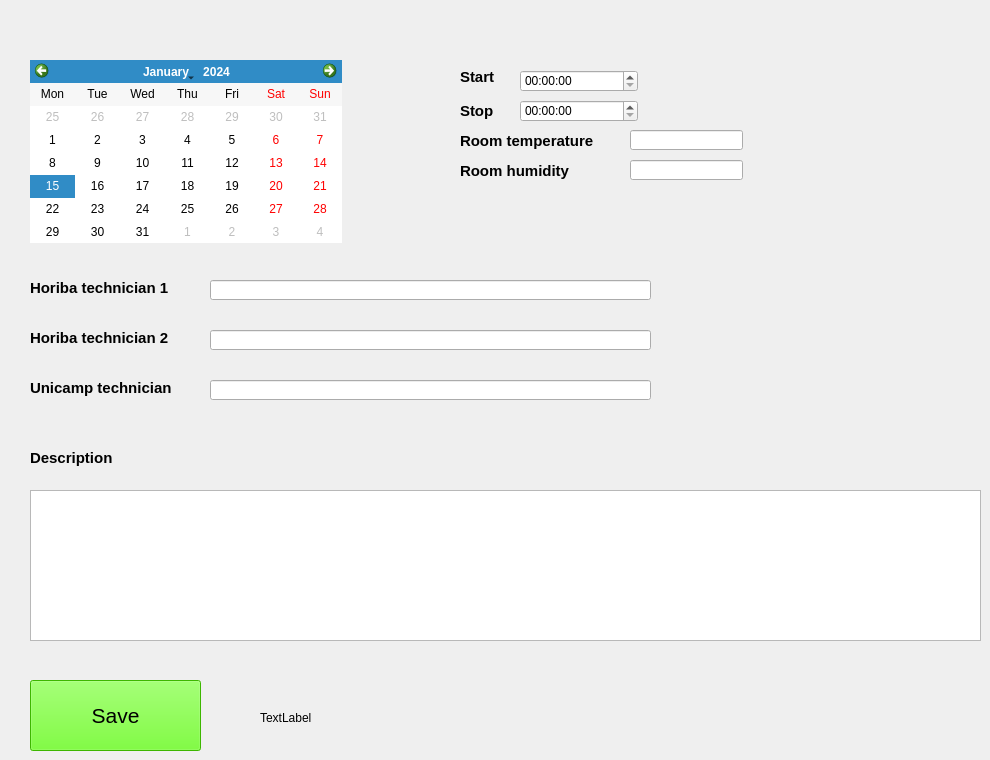
     <widget class="QWidget" name="tab_4">
      <attribute name="title">
       <string>Maintenance</string>
      </attribute>
      <widget class="QLineEdit" name="tech_horiba2_lineEdit">
       <property name="geometry">
        <rect>
         <x>210</x>
         <y>330</y>
         <width>441</width>
         <height>20</height>
        </rect>
       </property>
      </widget>
      <widget class="QLineEdit" name="tech_horiba1_lineEdit">
       <property name="geometry">
        <rect>
         <x>210</x>
         <y>280</y>
         <width>441</width>
         <height>20</height>
        </rect>
       </property>
      </widget>
      <widget class="QLineEdit" name="maint_temp_lineEdit">
       <property name="geometry">
        <rect>
         <x>630</x>
         <y>130</y>
         <width>113</width>
         <height>20</height>
        </rect>
       </property>
      </widget>
      <widget class="QLabel" name="label_39">
       <property name="geometry">
        <rect>
         <x>30</x>
         <y>380</y>
         <width>151</width>
         <height>16</height>
        </rect>
       </property>
       <property name="font">
        <font>
         <pointsize>11</pointsize>
         <weight>75</weight>
         <bold>true</bold>
        </font>
       </property>
       <property name="text">
        <string>Unicamp technician</string>
       </property>
      </widget>
      <widget class="QLabel" name="label_42">
       <property name="geometry">
        <rect>
         <x>30</x>
         <y>280</y>
         <width>151</width>
         <height>16</height>
        </rect>
       </property>
       <property name="font">
        <font>
         <pointsize>11</pointsize>
         <weight>75</weight>
         <bold>true</bold>
        </font>
       </property>
       <property name="text">
        <string>Horiba technician 1</string>
       </property>
      </widget>
      <widget class="QPlainTextEdit" name="maint_description_plainTextEdit">
       <property name="geometry">
        <rect>
         <x>30</x>
         <y>490</y>
         <width>951</width>
         <height>151</height>
        </rect>
       </property>
      </widget>
      <widget class="QLabel" name="maint_save_label">
       <property name="geometry">
        <rect>
         <x>260</x>
         <y>710</y>
         <width>281</width>
         <height>16</height>
        </rect>
       </property>
       <property name="text">
        <string>TextLabel</string>
       </property>
      </widget>
      <widget class="QTimeEdit" name="stp_maint_timeEdit">
       <property name="geometry">
        <rect>
         <x>520</x>
         <y>100</y>
         <width>118</width>
         <height>22</height>
        </rect>
       </property>
      </widget>
      <widget class="QLineEdit" name="maint_hum_lineEdit">
       <property name="geometry">
        <rect>
         <x>630</x>
         <y>160</y>
         <width>113</width>
         <height>20</height>
        </rect>
       </property>
      </widget>
      <widget class="QLabel" name="label_38">
       <property name="geometry">
        <rect>
         <x>460</x>
         <y>160</y>
         <width>151</width>
         <height>21</height>
        </rect>
       </property>
       <property name="font">
        <font>
         <pointsize>11</pointsize>
         <weight>75</weight>
         <bold>true</bold>
        </font>
       </property>
       <property name="text">
        <string>Room humidity</string>
       </property>
      </widget>
      <widget class="QLabel" name="label_37">
       <property name="geometry">
        <rect>
         <x>460</x>
         <y>130</y>
         <width>151</width>
         <height>21</height>
        </rect>
       </property>
       <property name="font">
        <font>
         <pointsize>11</pointsize>
         <weight>75</weight>
         <bold>true</bold>
        </font>
       </property>
       <property name="text">
        <string>Room temperature</string>
       </property>
      </widget>
      <widget class="QLabel" name="label_41">
       <property name="geometry">
        <rect>
         <x>30</x>
         <y>330</y>
         <width>151</width>
         <height>16</height>
        </rect>
       </property>
       <property name="font">
        <font>
         <pointsize>11</pointsize>
         <weight>75</weight>
         <bold>true</bold>
        </font>
       </property>
       <property name="text">
        <string>Horiba technician 2</string>
       </property>
      </widget>
      <widget class="QTimeEdit" name="strt_maint_timeEdit">
       <property name="geometry">
        <rect>
         <x>520</x>
         <y>70</y>
         <width>118</width>
         <height>22</height>
        </rect>
       </property>
      </widget>
      <widget class="QLabel" name="label_40">
       <property name="geometry">
        <rect>
         <x>460</x>
         <y>70</y>
         <width>47</width>
         <height>13</height>
        </rect>
       </property>
       <property name="font">
        <font>
         <pointsize>11</pointsize>
         <weight>75</weight>
         <bold>true</bold>
        </font>
       </property>
       <property name="text">
        <string>Start</string>
       </property>
      </widget>
      <widget class="QLabel" name="label_43">
       <property name="geometry">
        <rect>
         <x>460</x>
         <y>100</y>
         <width>51</width>
         <height>21</height>
        </rect>
       </property>
       <property name="font">
        <font>
         <pointsize>11</pointsize>
         <weight>75</weight>
         <bold>true</bold>
        </font>
       </property>
       <property name="text">
        <string>Stop</string>
       </property>
      </widget>
      <widget class="QPushButton" name="maint_save_pushButton">
       <property name="geometry">
        <rect>
         <x>30</x>
         <y>680</y>
         <width>171</width>
         <height>71</height>
        </rect>
       </property>
       <property name="font">
        <font>
         <pointsize>16</pointsize>
         <weight>50</weight>
         <bold>false</bold>
        </font>
       </property>
       <property name="styleSheet">
        <string notr="true">background-color: rgb(85, 255, 0);</string>
       </property>
       <property name="text">
        <string>Save</string>
       </property>
      </widget>
      <widget class="QCalendarWidget" name="maint_calendarWidget">
       <property name="geometry">
        <rect>
         <x>30</x>
         <y>60</y>
         <width>312</width>
         <height>183</height>
        </rect>
       </property>
       <property name="verticalHeaderFormat">
        <enum>QCalendarWidget::NoVerticalHeader</enum>
       </property>
      </widget>
      <widget class="QLabel" name="label_44">
       <property name="geometry">
        <rect>
         <x>30</x>
         <y>450</y>
         <width>111</width>
         <height>16</height>
        </rect>
       </property>
       <property name="font">
        <font>
         <pointsize>11</pointsize>
         <weight>75</weight>
         <bold>true</bold>
        </font>
       </property>
       <property name="text">
        <string>Description</string>
       </property>
      </widget>
      <widget class="QLineEdit" name="tech_unicamp_lineEdit">
       <property name="geometry">
        <rect>
         <x>210</x>
         <y>380</y>
         <width>441</width>
         <height>20</height>
        </rect>
       </property>
      </widget>
     </widget>
